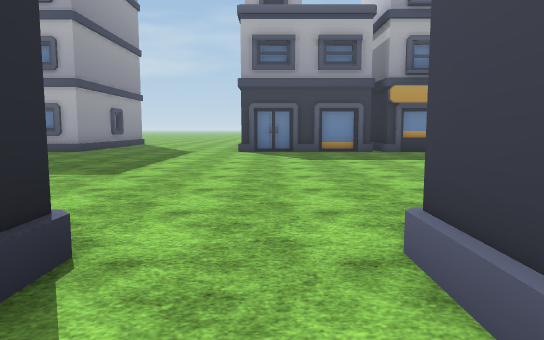
view 1 (above)

24 first-person views from a walk through a Unity game level. The camera is 1.4 m above the floor, tilts 6° down and sees 70° across. The floor is counted in squares, 2 m on a side. Each view is taken from the middle of a square. On the plan, view 1 faces up. The plan holds only what a view shows up to about 11 squares ahead; the rest is blank. The place goes on beyond the plan. The terrain is drawn as flat ground. The player is left out. Some surface patterns are stand-ins.

view 2
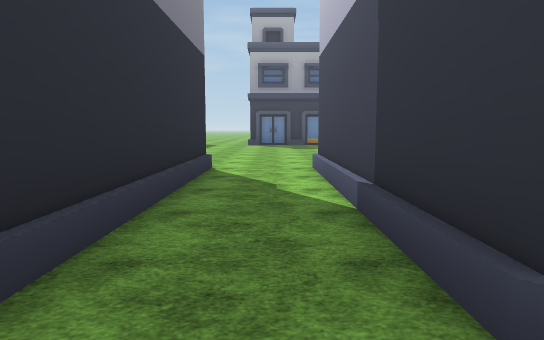

view 3
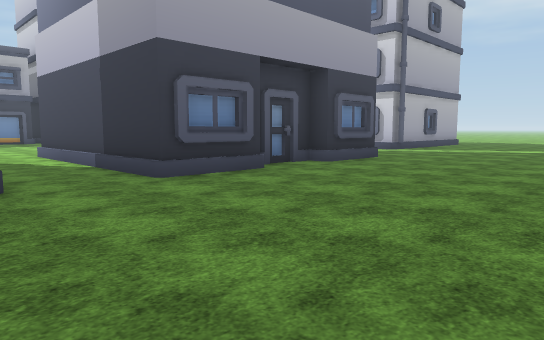

view 4
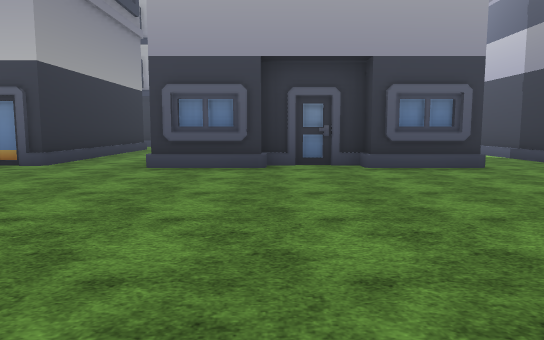

view 5
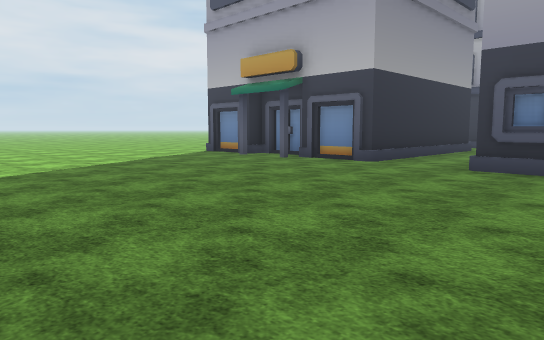

view 6
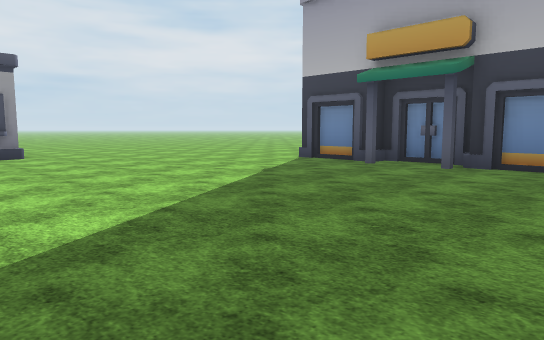

view 7
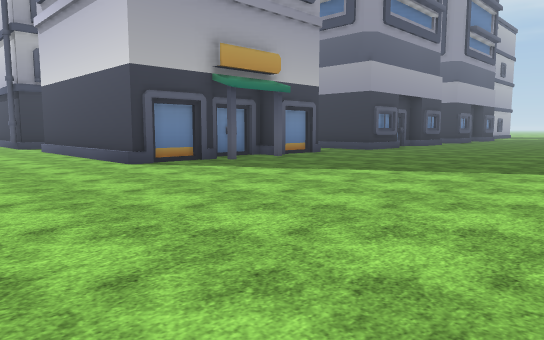

view 8
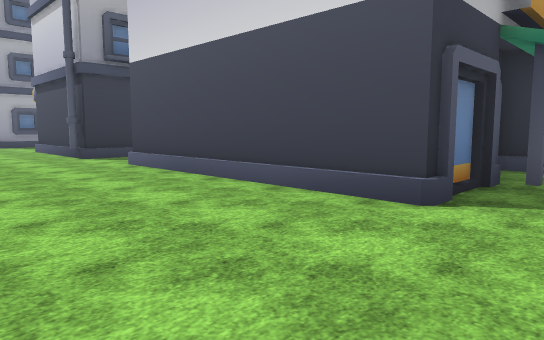

view 9
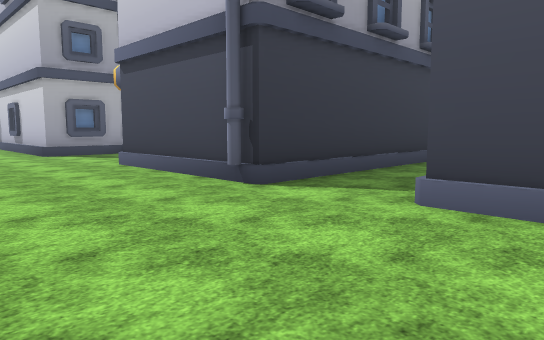

view 10
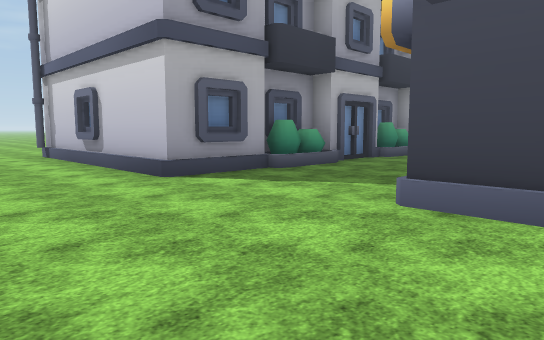

view 11
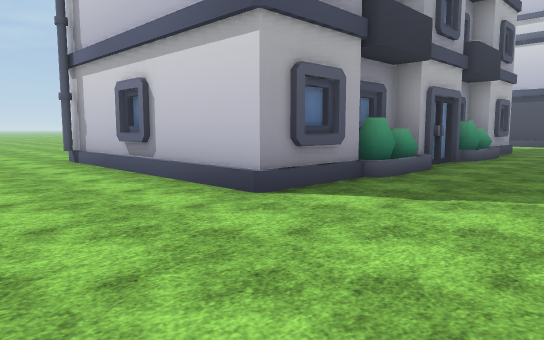

view 12
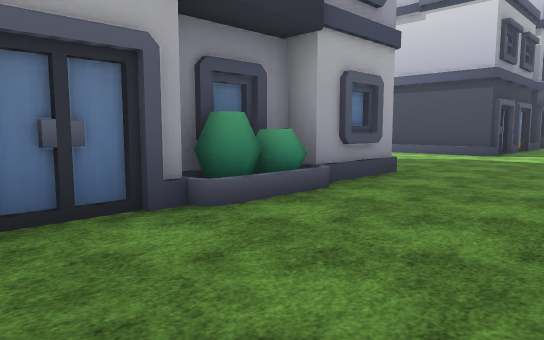

view 13
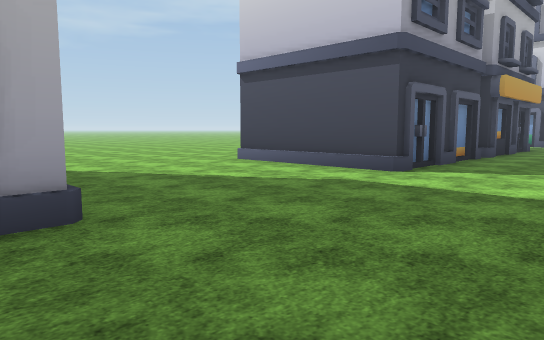

view 14
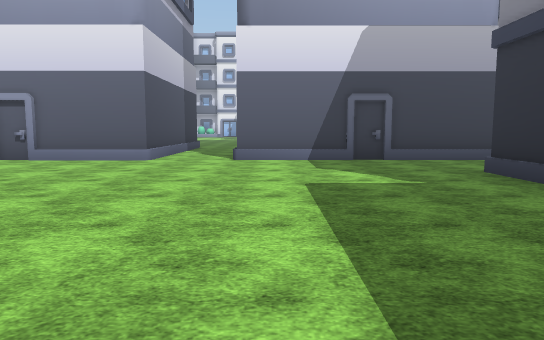

view 15
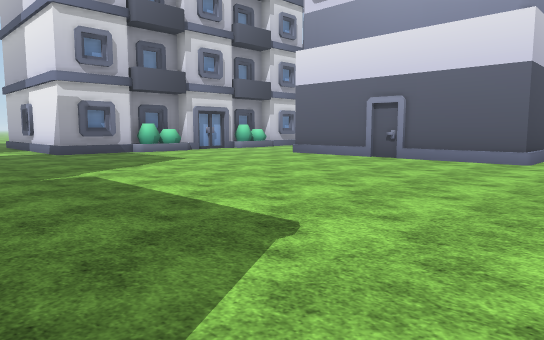

view 16
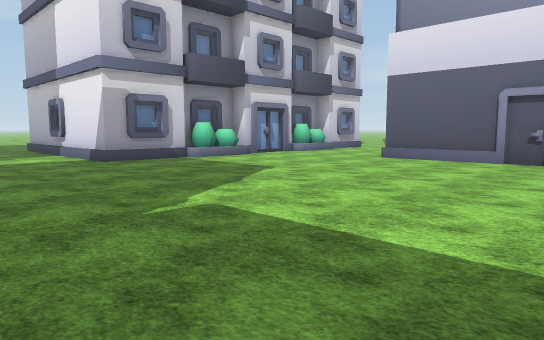

view 17
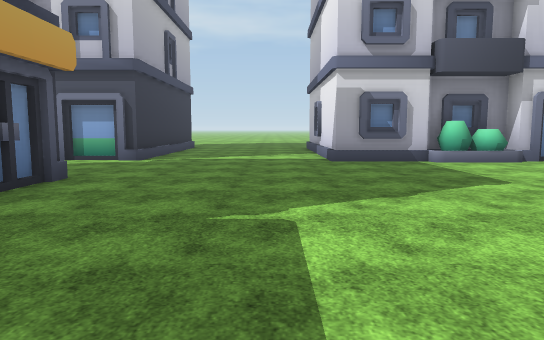

view 18
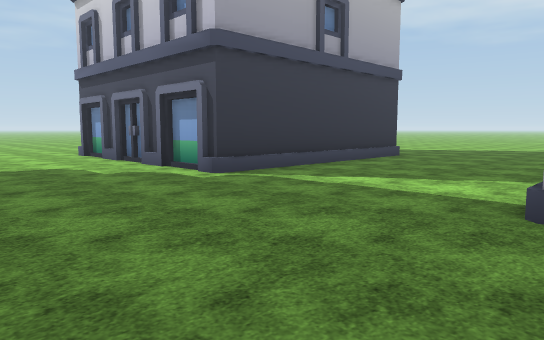

view 19
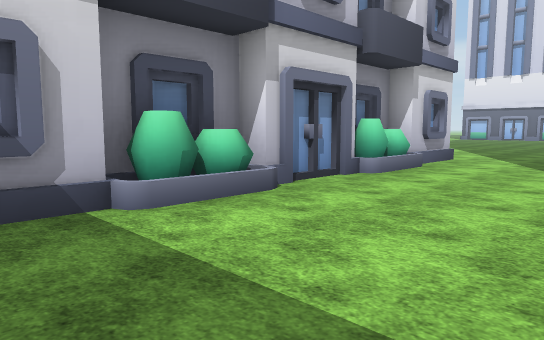

view 20
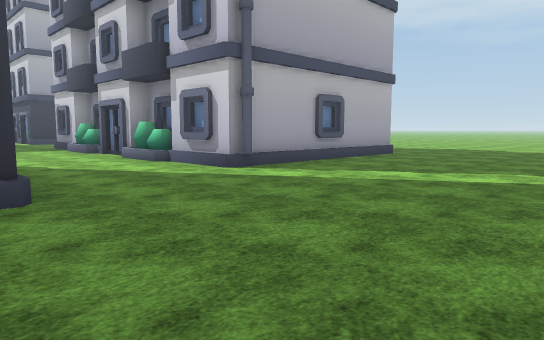

view 21
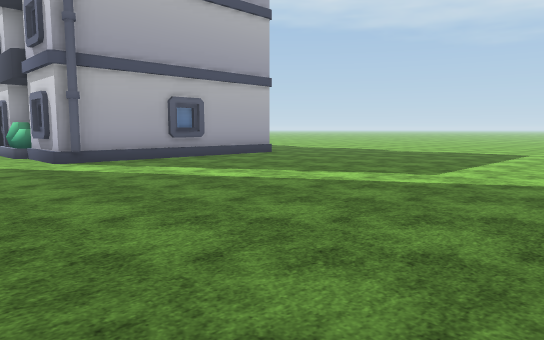

view 22
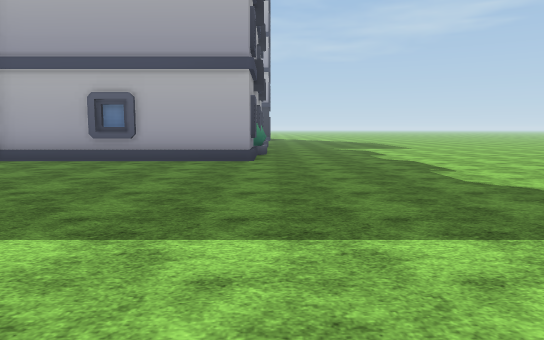

view 23
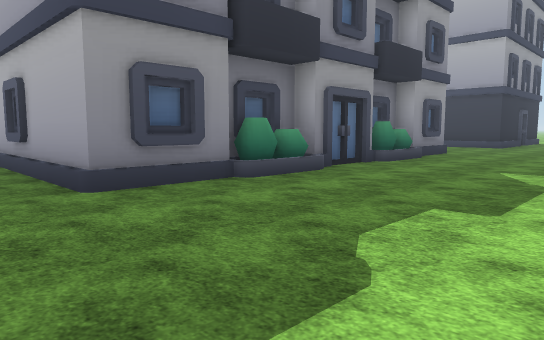

view 24
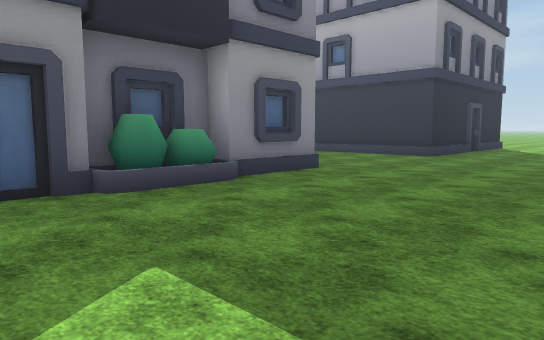

### Floor plan
Key: @ floor where view 1 was taken; . floor; / step, stairs or slope; O other object.
Columns run from 19 left of view 1 to 21 right of it. Each row starts with its distance up from view 1.
 21   ..
 20   ..            ..          ..
 19   ..           ....         ...
 18   .O           .....        ..O
 17  ..O          ......        ..O
 16  ..O          ....O         ..O
 15  ..O          ....O        ...O      ..
 14  ..O          ....O        ...O     O..
 13  ..O OOO OOO O....O        ...O     ...
 12 ....O/O.O/O.O......OO.OOOOO...OOOOOO...
 11 .......................................
 10 ........................................
  9 ...... .... ............................
  8 ....          ..........................
  7 ....          ................O    O....
  6  ...         O................O    O....
  5  ..OOOOOOO   O................O    O.....
  4 .........    .................O    O.....
  3 ......       .................O    O.....
  2 ....O       OOOOOO/.OOOOOO/...O    O.....
  1 ....O             /.O      ...O    O....
  0  ...O             /@O      ...O    O.....
 -1  ...O     ..      /.O      ...O    O.....
 -2 ....O     ..      /.O     /...OOOOOO.....
 -3 ....OOOOOO..  OOO /.O OOO /..............
 -4 ......OO....OO..OO/..O../O/..............
 -5 .........................................
 -6 .........................................
 -7 ........................................
 -8 .........................................
 -9 .....................      ..............
-10 O...............           ...........
-11 ....   ........            ....     .

Where each view was taken, in squares from view 1:
view 1: 0 up, 0 right, facing up
view 2: 5 down, 0 right, facing up
view 3: 9 down, 2 left, facing up-right
view 4: 11 down, 5 left, facing up
view 5: 11 down, 5 left, facing up-left
view 6: 11 down, 9 left, facing up-left
view 7: 11 down, 19 left, facing up-right
view 8: 5 down, 19 left, facing up-right
view 9: 1 up, 19 left, facing up-right
view 10: 7 up, 19 left, facing up-right
view 11: 9 up, 19 left, facing up-right
view 12: 9 up, 12 left, facing up-right
view 13: 9 up, 7 left, facing up-right
view 14: 11 up, 2 left, facing down
view 15: 11 up, 1 left, facing down-right
view 16: 11 up, 2 right, facing down-right
view 17: 9 up, 2 right, facing right
view 18: 7 up, 7 right, facing up-right
view 19: 7 up, 7 right, facing down-right
view 20: 8 down, 6 right, facing up-right
view 21: 11 down, 8 right, facing up-right
view 22: 11 down, 17 right, facing up
view 23: 4 down, 21 right, facing up-left
view 24: 2 up, 21 right, facing up-left
